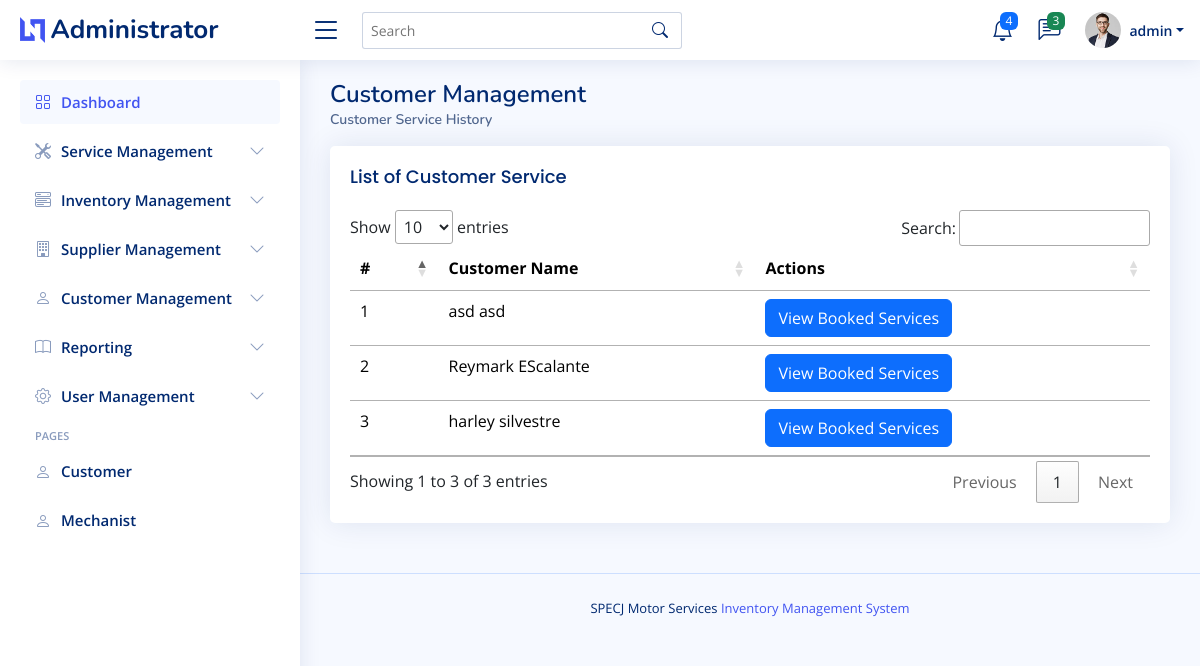
Before: /admin/customer_service_history.php (signed in) with the older database file.
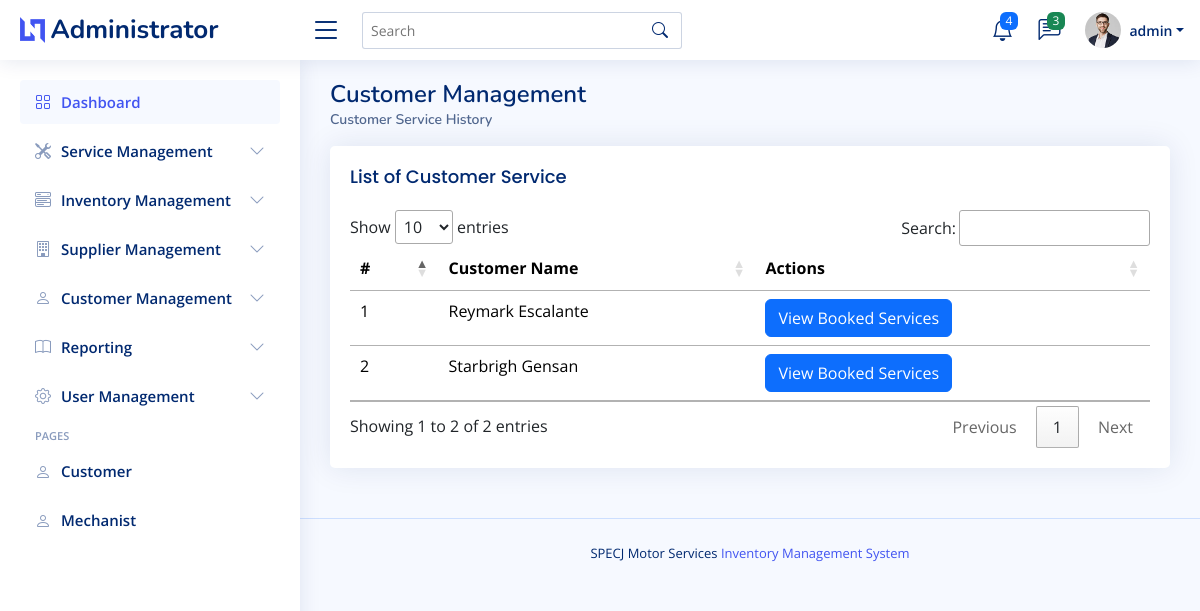
After: the same page with the newer database file.
### tables this page shows
CREATE TABLE `customers_tbl`  (
  `id` int NOT NULL AUTO_INCREMENT,
  `c_firstname` varchar(255) NOT NULL,
  `c_lastname` varchar(100) NOT NULL,
  `email` varchar(100) NOT NULL,
  `phone` varchar(20) NOT NULL,
  `address` text NOT NULL,
  `registrationDate` timestamp NOT NULL DEFAULT current_timestamp,
  PRIMARY KEY (`id`) USING BTREE
);

### admin/customer_service_history.php (the view, shortened to what this page needs)
<?php
include("admin_header.php");
?>
<body>
    <?php
    include("admin_topnav.php");
    include("admin_sidenav.php");
    ?>
    <main id="main" class="main">
        <div class="pagetitle">
            <h1>Customer Management</h1>
            <nav>
                <ol class="breadcrumb">
                    <li class="breadcrumb-item active">Customer Service History</li>
                </ol>
            </nav>
        </div>
        <section class="section">
            <div class="row">
                <div class="col-lg-12">
                    <div class="card">
                        <div class="card-body">
                            <h5 class="card-title">List of Customer Service</h5>
                            <table class="table table-hover" id="customer_datatable">
                                <thead>
                                    <tr>
                                        <th scope="col">#</th>
                                        <th scope="col">Customer Name</th>
                                        <th scope="col">Actions</th>
                                    </tr>
                                </thead>
                                <tbody>
                                    <?php
                                    $query = "SELECT id, CONCAT(c_firstname, ' ', c_lastname) AS customer_name FROM customers_tbl";
                                    $stmt = $connection->prepare($query);
                                    $stmt->execute();
                                    $result = $stmt->get_result();
                                    $count = 1;
                                    while ($row = $result->fetch_assoc()) {
                                        echo "<tr>";
                                        echo "<td>" . htmlspecialchars($count) . "</td>";
                                        echo "<td>" . htmlspecialchars($row['customer_name']) . "</td>";
                                        echo "<td>";
                                        echo "<a class='btn btn-primary' href='customer_list_of_services.php?customer_id=" . htmlspecialchars($row['id']) . "'>View Booked Services</a>";
                                        echo "</td>";
                                        echo "</tr>";
                                        $count++;
                                    }
                                    ?>
                                </tbody>
                            </table>
                        </div>
                    </div>
                </div>
            </div>
        </section>
    </main>
    <?php
    include("admin_footer.php");
    ?>
</body>
</html>

Changed rows visible on the page:
removed customers_tbl: customer_name "asd asd"
removed customers_tbl: customer_name "Reymark EScalante"
changed customers_tbl (number 1 of 2 on the later page): customer_name "harley silvestre" → "Reymark Escalante"
added customers_tbl: customer_name "Starbrigh Gensan"
Other visible differences:
text written by a page script: "Show entries Search: Showing 1 to 3 of 3 entries Previous 1 Next" → "Show entries Search: Showing 1 to 2 of 2 entries Previous 1 Next"
